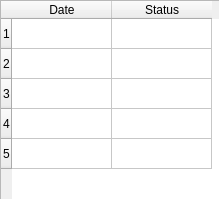
<?xml version="1.0" encoding="UTF-8"?>
<ui version="4.0">
 <class>Dialog</class>
 <widget class="QDialog" name="Dialog">
  <property name="geometry">
   <rect>
    <x>0</x>
    <y>0</y>
    <width>219</width>
    <height>199</height>
   </rect>
  </property>
  <property name="windowTitle">
   <string>Table with Date and Status</string>
  </property>
  <widget class="QTableWidget" name="tableWidget">
   <property name="geometry">
    <rect>
     <x>0</x>
     <y>0</y>
     <width>401</width>
     <height>301</height>
    </rect>
   </property>
   <property name="rowCount">
    <number>5</number>
   </property>
   <property name="columnCount">
    <number>2</number>
   </property>
   <row/>
   <row/>
   <row/>
   <row/>
   <row/>
   <column>
    <property name="text">
     <string>Date</string>
    </property>
   </column>
   <column>
    <property name="text">
     <string>Status</string>
    </property>
   </column>
  </widget>
 </widget>
 <resources/>
 <connections/>
</ui>
